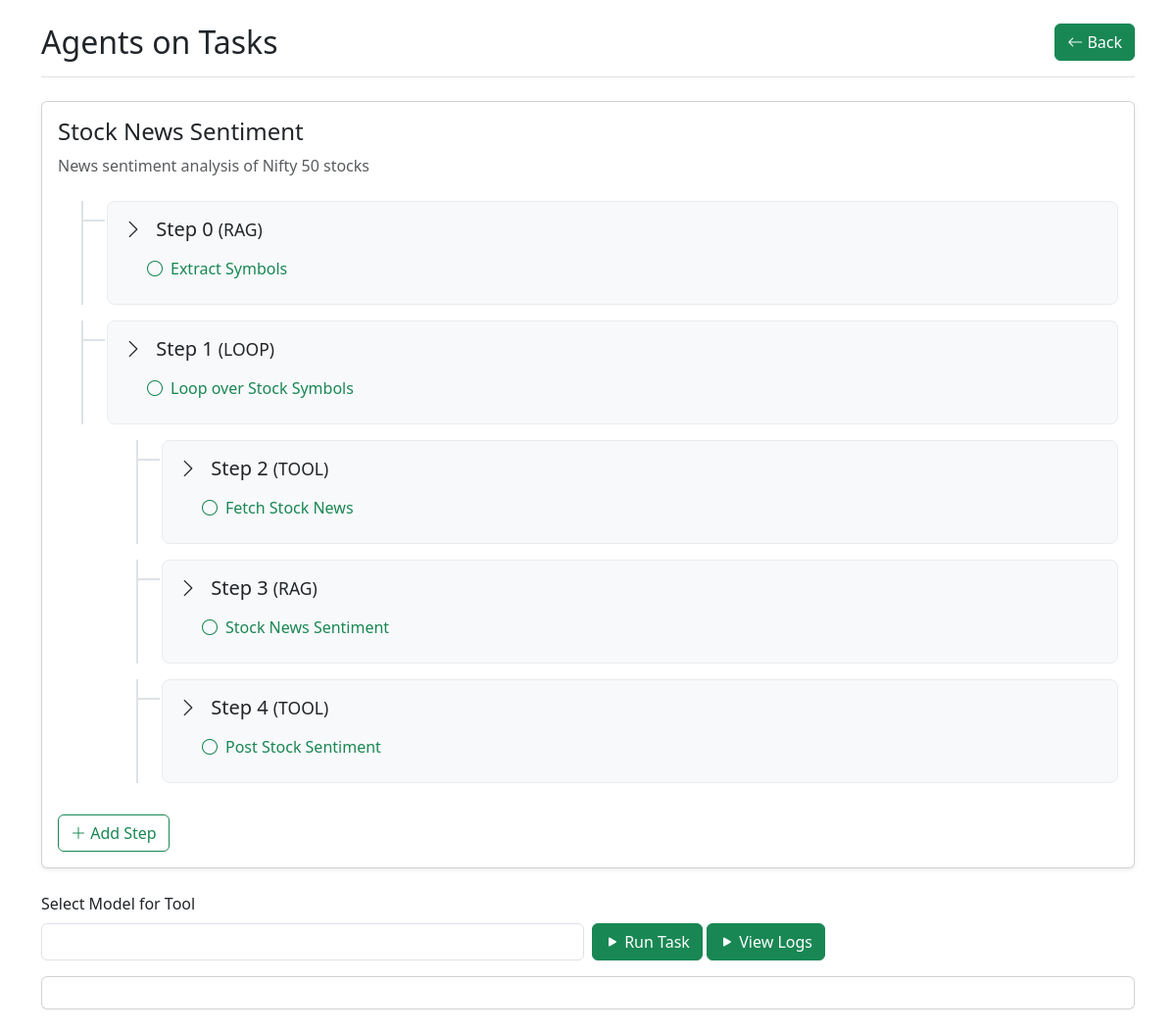
The app's page /task/edit/15 with its own data.
### agentoapp/models.py (models this page shows, shortened)
class Task(models.Model):
    name = models.CharField(max_length=100)
    description = models.CharField(max_length=100)

class SubTask(models.Model):
    belongs_to = models.ForeignKey(Task,on_delete=models.DO_NOTHING)
    type = models.CharField(max_length=20,choices=(("TOOL",'Tool'),('RAG','RAG'),('LOOP','Loop')))
    model = models.CharField(max_length=24)
    name = models.CharField(max_length=100)
    context = models.CharField(max_length=2048)
    instruction = models.CharField(max_length=2048)
    outputFormatInstruction = models.CharField(max_length=2048)
    knowledgerep = models.ForeignKey(KnowledgeRep,on_delete=models.DO_NOTHING,null=True,blank=True)
    step = models.IntegerField()
    def __str__(self):
        return self.name

### agentoapp/views.py (the view, shortened to what this page needs)
# urls.py: path('task/<str:action>/<int:id>', name='task',view=task),
def task(request,action,id):
    print(action,id)
    print(request.POST)
    if action == 'create' and request.method == 'POST':
        taskName = request.POST.get('taskName','')
        taskDescription = request.POST.get('taskDescription','')
        print(taskName,taskDescription)
        Task.objects.create(name=taskName,description=taskDescription)
    task = None
    steps = None
    st_list = []
    subtasks = None
    if id:
        task = Task.objects.get(id=id)
        for st in SubTask.objects.filter(belongs_to=id).order_by('step'):
            print(st)
            current_step = st.step
            found = False
            for stl in st_list:
                if stl['step'] == current_step:
                    found = True
                    stl['subtasks'].append(st)
            if not found:
                st_list.append({'step':st.step, 'subtasks':[st]})
                found = False
        subtasks = SubTask.objects.filter(belongs_to=id).order_by('step')
        print(subtasks)
    if action == 'run':
        print("RUN")
        model = request.GET.get('model', 'llama3.1:latest')
        answer = execute_task_run(id=id,model=model)
        return HttpResponse(answer)
    response: ListResponse = list()
    available_models = [model.model for model in response.models]
    print(available_models)
    return render(request,'agentoapp/task.html',context={'action':action,'id':id,'task':task,'st_list':st_list,'available_models':available_models,'subtasks':subtasks})

### agentoapp/templates/agentoapp/task.html (shortened to what this page needs)
<!DOCTYPE html>
<html lang="en">
<head>
    <link href="https://cdn.jsdelivr.net/npm/bootstrap@5.3.3/dist/css/bootstrap.min.css" rel="stylesheet"
>
    <link rel="stylesheet" href="https://cdn.jsdelivr.net/npm/bootstrap-icons@1.11.3/font/bootstrap-icons.min.css">
</head>
<body class="container py-4">
    <header class="border-bottom pb-3 mb-4">
        <div class="d-flex justify-content-between align-items-center">
            <h1 class="h2 mb-0">Agents on Tasks</h1>
            <a class="btn btn-success" href="{% url 'agentoapp:index' %}">
                <i class="bi bi-arrow-left"></i> Back
            </a>
        </div>
    </header>
    <main>
        {% if action == 'create' %}
        <div class="container">
            <div class="card shadow-sm">
                <div class="card-body">
                    <h2 class="h4 mb-4">Create a new Task</h2>
                    <form method="POST" action="{% url 'agentoapp:task' action='create' id=0 %}"
                        class="needs-validation">
                        {% csrf_token %}
                        <div class="mb-3">
                            <label for="taskName" class="form-label">Task Name</label>
                            <input type="text" class="form-control" name="taskName" id="taskName"
                                placeholder="Enter task name" required>
                        </div>
                        <div class="mb-3">
                            <label for="taskDescription" class="form-label">Description</label>
                            <textarea class="form-control" name="taskDescription" id="taskDescription" rows="3"
                                placeholder="Enter task description"></textarea>
                        </div>
                        <button type="submit" class="btn btn-primary">
                            <i class="bi bi-check-lg"></i> Create Task
                        </button>
                    </form>
                </div>
            </div>
        </div>
        {% elif action == 'edit' %}
        <div class="card shadow-sm">
            <div class="card-body">
                <div class="task-tree">
                    <div class="task-header mb-4">
                        <h2 class="h4 mb-2">{{task.name}}</h2>
                        <p class="text-muted">{{task.description}}</p>
                    </div>
                    <div id="subTasks">
                        {% for st in subtasks %}
                        <div class="step-item {{st.type}}">
                            <div class="step-container">
                                <div class="d-flex justify-content-between align-items-center mb-3">
                                    <h3 class="h5 mb-0">
                                        <a class="text-dark text-decoration-none step" data-bs-toggle="collapse"
                                            href="#step{{st.step}}" role="button">
                                            <i class="bi bi-chevron-right collapse-icon me-2"></i>
                                            Step {{st.step}} <small>({{st.type}})</small>
                                        </a>
                                    </h3>
                                </div>
                                <div class="collapse show" id="step{{st.step}}">
                                    <div class="ps-4">
                                        <div class="mb-2">
                                            <a href="/task/{{id}}/step/{{st.id}}/edit" class="subtask-link">
                                                <i class="bi bi-circle"></i>
                                                {{st.name}}
                                            </a>
                                        </div>
                                    </div>
                                </div>
                            </div>
                        </div>
                        {% endfor %}
                    </div>
                    <button id="addStep" class="btn btn-outline-success mt-3">
                        <i class="bi bi-plus-lg"></i> Add Step
                    </button>
                </div>
            </div>
        </div>
        <div class="mt-4">
            <div class="row g-2 align-items-end mb-3">
                <div class="col-md-6">
                    <label for="modelSelect" class="form-label">Select Model for Tool</label>
                    <select class="form-control" id="modelSelect" name="model">
                        <option></option>
                    </select>
                </div>
                <div class="col-md-6">
                    <a id="runTaskBtn" href="/task/run/{{id}}" class="btn btn-success">
                        <i class="bi bi-play-fill"></i> Run Task
                    </a>
                    <a id="viewLogs" href="/task/viewlogs/{{id}}" target="_blank" class="btn btn-success">
                        <i class="bi bi-play-fill"></i> View Logs
                    </a>
                </div>
            </div>
            <div id="result" class="mt-3 card">
                <div class="card-body"></div>
            </div>
        </div>
        {% endif %}
    </main>
</body>
</html>

### agentoapp/templates/agentoapp/task.html (style rules this page uses)
.task-tree .step-item { border-left: 2px solid #dee2e6; margin-left: 1.5rem; padding-left: 1.5rem; position: relative; }
.task-tree .step-item::before { content: ''; position: absolute; left: -2px; top: 1.2rem; width: 1.5rem; height: 2px; background-color: #dee2e6; }
.step-container { background-color: #f8f9fa; border: 1px solid #e9ecef; border-radius: 0.5rem; padding: 1rem; margin-bottom: 1rem; transition: all 0.2s ease; }
.subtask-link { color: #198754; text-decoration: none; transition: color 0.2s; display: inline-flex; align-items: center; gap: 0.5rem; }
.collapse-icon { transition: transform 0.2s; }
.LOOP { margin-left:5em; color:red; }

### records on screen
Task: name "Stock News Sentiment", description "News sentiment analysis of Nifty 50 stocks"
SubTask: step "0", type "RAG", name "Extract Symbols"
SubTask: step "1", type "LOOP", name "Loop over Stock Symbols"
SubTask: step "2", type "TOOL", name "Fetch Stock News"
SubTask: step "3", type "RAG", name "Stock News Sentiment"
SubTask: step "4", type "TOOL", name "Post Stock Sentiment"
